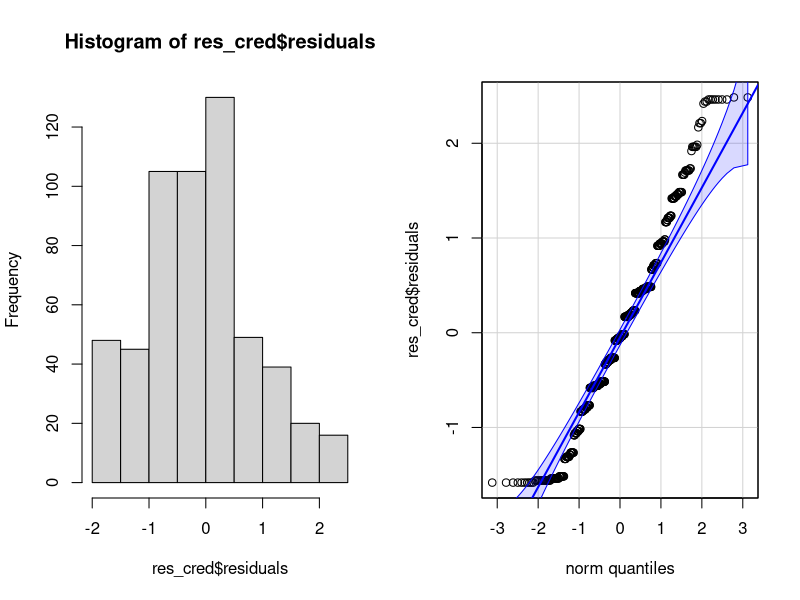
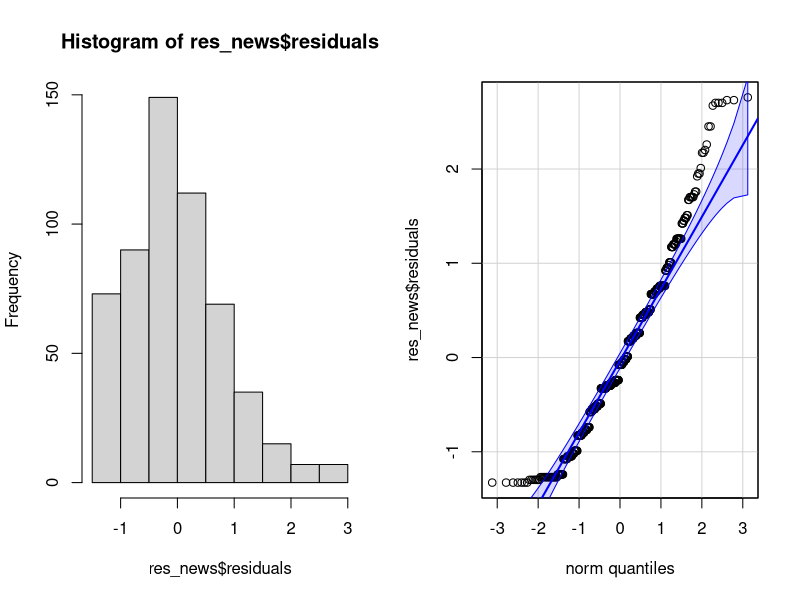
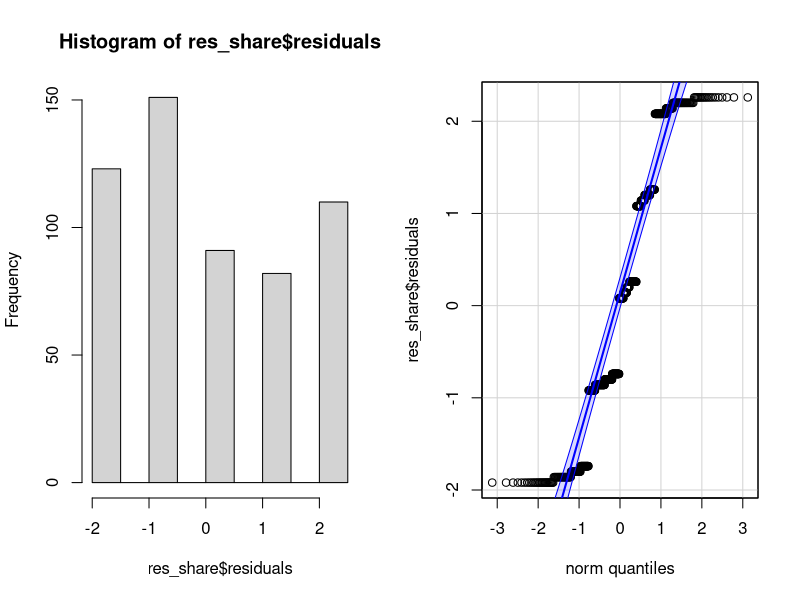
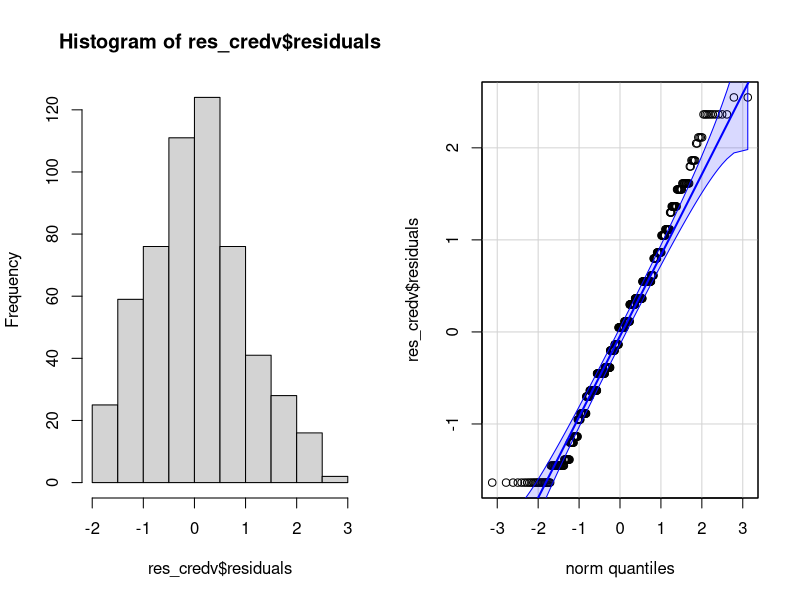
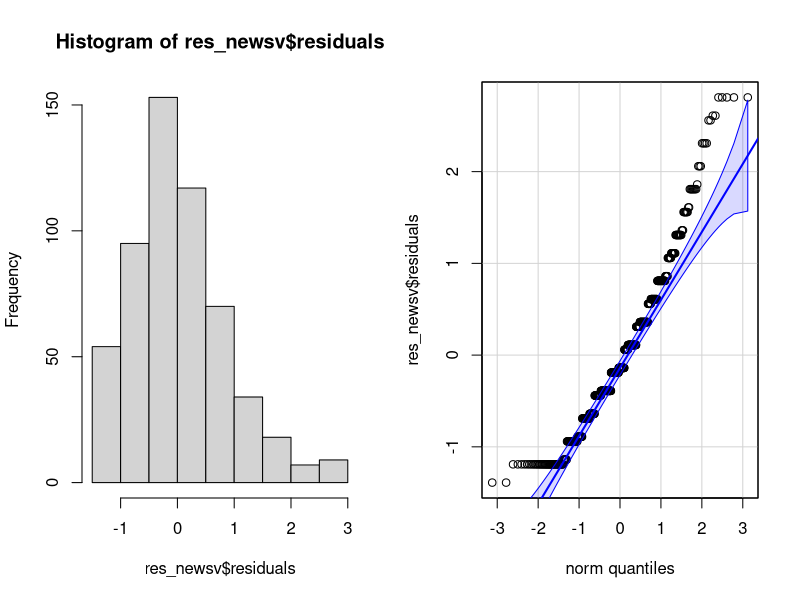
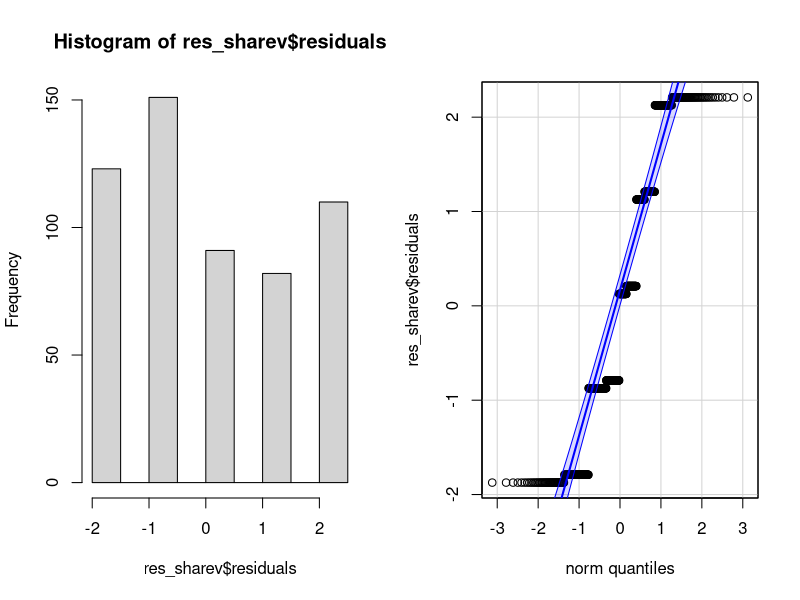
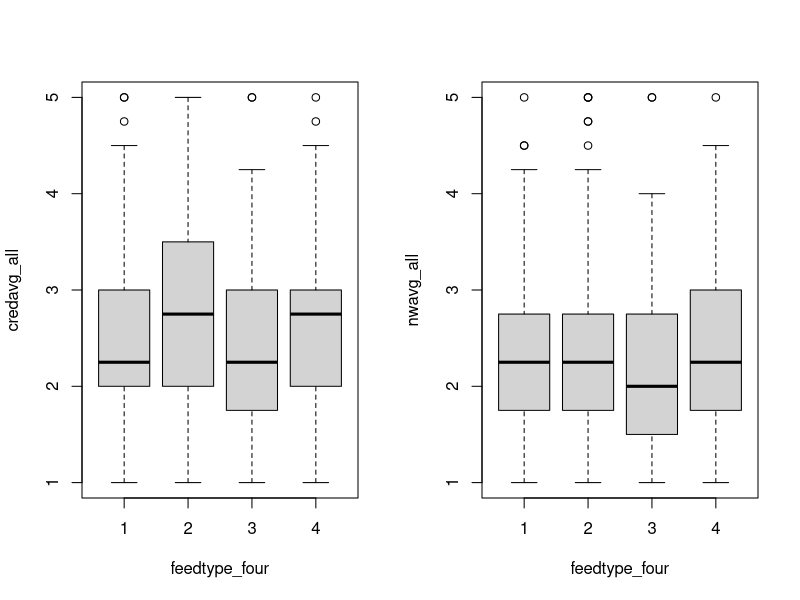
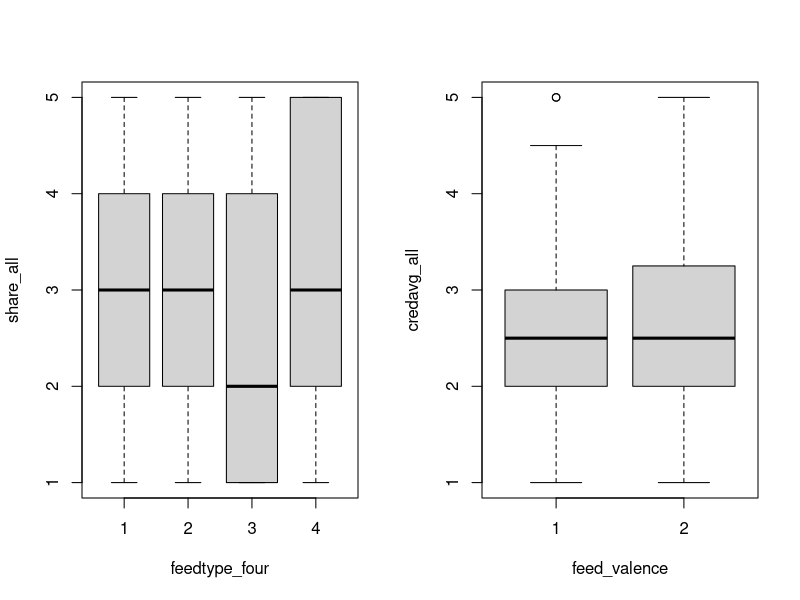

Here is the R script that generated these plots, in order:
## ---- chunk 1
library(car)
library(ggplot2)
## ---- chunk 2
ENData <- read.csv("ENdata_filtered_110123.csv")
CNData <- read.csv("CNdata_filtered_120123.csv")
## ---- chunk 3
res_cred <- aov(credavg_all ~ feedtype_four, data = ENData)
par(mfrow = c(1, 2))
hist(res_cred$residuals)
qqPlot(res_cred$residuals, id = FALSE)

res_news <- aov(nwavg_all ~ feedtype_four, data = ENData)
par(mfrow = c(1, 2))
hist(res_news$residuals)
qqPlot(res_news$residuals, id = FALSE)

res_share <- aov(share_all ~ feedtype_four, data = ENData)
par(mfrow = c(1, 2))
hist(res_share$residuals)
qqPlot(res_share$residuals, id = FALSE)
## ---- chunk 4
res_credv <- aov(credavg_all ~ feed_valence, data = ENData)
par(mfrow = c(1, 2))
hist(res_credv$residuals)
qqPlot(res_credv$residuals, id = FALSE)

res_newsv <- aov(nwavg_all ~ feed_valence, data = ENData)
par(mfrow = c(1, 2))
hist(res_newsv$residuals)
qqPlot(res_newsv$residuals, id = FALSE)

res_sharev <- aov(share_all ~ feed_valence, data = ENData)
par(mfrow = c(1, 2))
hist(res_sharev$residuals)
qqPlot(res_sharev$residuals, id = FALSE)
## ---- chunk 5
boxplot(credavg_all ~ feedtype_four, data = ENData)
boxplot(nwavg_all ~ feedtype_four, data = ENData)
boxplot(share_all ~ feedtype_four, data = ENData)
boxplot(credavg_all ~ feed_valence, data = ENData)
boxplot(nwavg_all ~ feed_valence, data = ENData)
boxplot(share_all ~ feed_valence, data = ENData)
## ---- chunk 6
shapiro.test(res_cred$residuals)
shapiro.test(res_news$residuals)
shapiro.test(res_share$residuals)
shapiro.test(res_credv$residuals)
shapiro.test(res_newsv$residuals)
shapiro.test(res_sharev$residuals)
## ---- chunk 7
#Variabel Dependent
variables <- c("credavg_all", "nwavg_all", "share_all")
for (i in variables) {
  result <- ks.test(ENData[[i]], "pnorm")
  print(result)
}
## ---- chunk 8
#Variable Independent
variables <- c("feedtype_four", "feed_valence")
for (i in variables) {
  result <- ks.test(ENData[[i]], "pnorm")
  print(result)
}
## ---- chunk 9
ENData$feed_type1 <- factor(ENData$feed_type)
ENData$feed_valence1 <- factor(ENData$feed_valence)

result1 <- leveneTest(credavg_all ~ feed_type1, data = ENData)
print(result1)
result2 <- leveneTest(nwavg_all ~ feed_type1, data = ENData)
print(result2)
result3 <- leveneTest(share_all ~ feed_type1, data = ENData)
print(result3)
result4 <- leveneTest(credavg_all ~ feed_valence1, data = ENData)
print(result4)
result5 <- leveneTest(nwavg_all ~ feed_valence1, data = ENData)
print(result5)
result6 <- leveneTest(share_all ~ feed_valence1, data = ENData)
print(result6)
## ---- chunk 10
res_cred1 <- aov(credavg_all ~ feed_typefour, data = CNData)
par(mfrow = c(1, 2))
hist(res_cred1$residuals)
qqPlot(res_cred1$residuals, id = FALSE)

res_news1 <- aov(nwavg_all ~ feed_typefour, data = CNData)
par(mfrow = c(1, 2))
hist(res_news1$residuals)
qqPlot(res_news1$residuals, id = FALSE)

res_share1 <- aov(share_all ~ feed_typefour, data = CNData)
par(mfrow = c(1, 2))
hist(res_share1$residuals)
qqPlot(res_share1$residuals, id = FALSE)
## ---- chunk 11
res_credv1 <- aov(credavg_all ~ valence, data = CNData)
par(mfrow = c(1, 2))
hist(res_credv1$residuals)
qqPlot(res_credv1$residuals, id = FALSE)

res_newsv1 <- aov(nwavg_all ~ valence, data = CNData)
par(mfrow = c(1, 2))
hist(res_newsv1$residuals)
qqPlot(res_newsv1$residuals, id = FALSE)

res_sharev1 <- aov(share_all ~ valence, data = CNData)
par(mfrow = c(1, 2))
hist(res_sharev1$residuals)
qqPlot(res_sharev1$residuals, id = FALSE)
## ---- chunk 12
boxplot(credavg_all ~ feed_typefour, data = CNData)
boxplot(nwavg_all ~ feed_typefour, data = CNData)
boxplot(share_all ~ feed_typefour, data = CNData)
boxplot(credavg_all ~ valence, data = CNData)
boxplot(nwavg_all ~ valence, data = CNData)
boxplot(share_all ~ valence, data = CNData)
## ---- chunk 13
shapiro.test(res_cred1$residuals)
shapiro.test(res_news1$residuals)
shapiro.test(res_share1$residuals)
shapiro.test(res_credv1$residuals)
shapiro.test(res_newsv1$residuals)
shapiro.test(res_sharev1$residuals)
## ---- chunk 14
#Variabel Dependent
variables <- c("credavg_all", "nwavg_all", "share_all")
for (i in variables) {
  result <- ks.test(CNData[[i]], "pnorm")
  print(result)
}
## ---- chunk 15
#Variable Independent
variables <- c("feed_typefour", "valence")
for (i in variables) {
  result <- ks.test(CNData[[i]], "pnorm")
  print(result)
}
## ---- chunk 16
CNData$feed_type1 <- factor(CNData$feed_type)
CNData$feed_valence1 <- factor(CNData$valence)

result7 <- leveneTest(credavg_all ~ feed_type1, data = CNData)
print(result7)
result8 <- leveneTest(nwavg_all ~ feed_type1, data = CNData)
print(result8)
result9 <- leveneTest(share_all ~ feed_type1, data = CNData)
print(result9)
result10 <- leveneTest(credavg_all ~ feed_valence1, data = CNData)
print(result10)
result11 <- leveneTest(nwavg_all ~ feed_valence1, data = CNData)
print(result11)
result12 <- leveneTest(share_all ~ feed_valence1, data = CNData)
print(result12)
